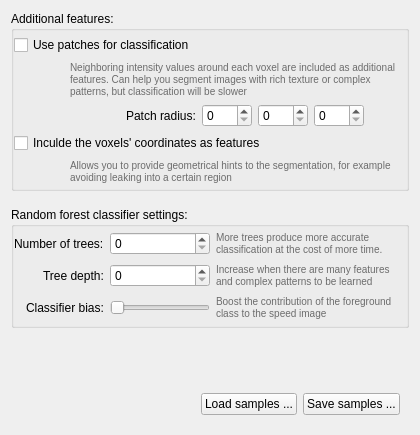
     <widget class="QWidget" name="tabClassify">
      <attribute name="title">
       <string>Classification</string>
      </attribute>
      <layout class="QVBoxLayout" name="verticalLayout_9">
       <property name="spacing">
        <number>16</number>
       </property>
       <item>
        <widget class="QGroupBox" name="groupBox">
         <property name="title">
          <string>Additional features:</string>
         </property>
         <layout class="QVBoxLayout" name="verticalLayout_6">
          <property name="spacing">
           <number>0</number>
          </property>
          <property name="leftMargin">
           <number>0</number>
          </property>
          <property name="topMargin">
           <number>0</number>
          </property>
          <property name="rightMargin">
           <number>0</number>
          </property>
          <property name="bottomMargin">
           <number>0</number>
          </property>
          <item>
           <widget class="QWidget" name="widget_10" native="true">
            <layout class="QGridLayout" name="gridLayout_3">
             <property name="leftMargin">
              <number>0</number>
             </property>
             <property name="topMargin">
              <number>4</number>
             </property>
             <property name="rightMargin">
              <number>0</number>
             </property>
             <property name="bottomMargin">
              <number>4</number>
             </property>
             <item row="2" column="7">
              <spacer name="horizontalSpacer_7">
               <property name="orientation">
                <enum>Qt::Horizontal</enum>
               </property>
               <property name="sizeType">
                <enum>QSizePolicy::Expanding</enum>
               </property>
               <property name="sizeHint" stdset="0">
                <size>
                 <width>5</width>
                 <height>20</height>
                </size>
               </property>
              </spacer>
             </item>
             <item row="3" column="0" colspan="8">
              <widget class="QCheckBox" name="inClassifyUseCoordinates">
               <property name="text">
                <string>Inculde the voxels' coordinates as features</string>
               </property>
              </widget>
             </item>
             <item row="4" column="1" colspan="7">
              <widget class="QLabel" name="label_22">
               <property name="styleSheet">
                <string notr="true">font-size:10px;
color: rgb(108,108,108);</string>
               </property>
               <property name="text">
                <string>Allows you to provide geometrical hints to the segmentation, for example avoiding leaking into a certain region</string>
               </property>
               <property name="alignment">
                <set>Qt::AlignLeading|Qt::AlignLeft|Qt::AlignTop</set>
               </property>
               <property name="wordWrap">
                <bool>true</bool>
               </property>
              </widget>
             </item>
             <item row="2" column="5">
              <widget class="QSpinBox" name="inClassifierPatchSizeZ">
               <property name="minimumSize">
                <size>
                 <width>50</width>
                 <height>0</height>
                </size>
               </property>
               <property name="toolTip">
                <string>&lt;html&gt;&lt;head/&gt;&lt;body&gt;&lt;p&gt;The radius of the neighborhood used to produce additional features. When set to 1, the neighborhood size is 3x3x3 voxels. When set to 2, the neighborhood is 5x5x5 voxels, and so on.&lt;/p&gt;&lt;/body&gt;&lt;/html&gt;</string>
               </property>
              </widget>
             </item>
             <item row="2" column="2">
              <widget class="QLabel" name="label_26">
               <property name="text">
                <string>Patch radius:</string>
               </property>
              </widget>
             </item>
             <item row="1" column="1" colspan="7">
              <widget class="QLabel" name="label_21">
               <property name="styleSheet">
                <string notr="true">font-size:10px;
color: rgb(108,108,108);</string>
               </property>
               <property name="text">
                <string>Neighboring intensity values around each voxel are included as additional features. Can help you segment images with rich texture or complex patterns, but classification will be slower</string>
               </property>
               <property name="alignment">
                <set>Qt::AlignLeading|Qt::AlignLeft|Qt::AlignTop</set>
               </property>
               <property name="wordWrap">
                <bool>true</bool>
               </property>
              </widget>
             </item>
             <item row="2" column="3">
              <widget class="QSpinBox" name="inClassifierPatchSizeX">
               <property name="minimumSize">
                <size>
                 <width>50</width>
                 <height>0</height>
                </size>
               </property>
               <property name="toolTip">
                <string>&lt;html&gt;&lt;head/&gt;&lt;body&gt;&lt;p&gt;The radius of the neighborhood used to produce additional features. When set to 1, the neighborhood size is 3x3x3 voxels. When set to 2, the neighborhood is 5x5x5 voxels, and so on.&lt;/p&gt;&lt;/body&gt;&lt;/html&gt;</string>
               </property>
              </widget>
             </item>
             <item row="1" column="0">
              <spacer name="horizontalSpacer_4">
               <property name="orientation">
                <enum>Qt::Horizontal</enum>
               </property>
               <property name="sizeType">
                <enum>QSizePolicy::Fixed</enum>
               </property>
               <property name="sizeHint" stdset="0">
                <size>
                 <width>50</width>
                 <height>20</height>
                </size>
               </property>
              </spacer>
             </item>
             <item row="0" column="0" colspan="8">
              <widget class="QCheckBox" name="inClassifyUsePatch">
               <property name="text">
                <string>Use patches for classification</string>
               </property>
              </widget>
             </item>
             <item row="2" column="4">
              <widget class="QSpinBox" name="inClassifierPatchSizeY">
               <property name="minimumSize">
                <size>
                 <width>50</width>
                 <height>0</height>
                </size>
               </property>
               <property name="toolTip">
                <string>&lt;html&gt;&lt;head/&gt;&lt;body&gt;&lt;p&gt;The radius of the neighborhood used to produce additional features. When set to 1, the neighborhood size is 3x3x3 voxels. When set to 2, the neighborhood is 5x5x5 voxels, and so on.&lt;/p&gt;&lt;/body&gt;&lt;/html&gt;</string>
               </property>
              </widget>
             </item>
             <item row="2" column="1">
              <spacer name="horizontalSpacer_8">
               <property name="orientation">
                <enum>Qt::Horizontal</enum>
               </property>
               <property name="sizeType">
                <enum>QSizePolicy::Fixed</enum>
               </property>
               <property name="sizeHint" stdset="0">
                <size>
                 <width>50</width>
                 <height>20</height>
                </size>
               </property>
              </spacer>
             </item>
             <item row="2" column="6">
              <widget class="QLabel" name="label_27">
               <property name="toolTip">
                <string>&lt;html&gt;&lt;head/&gt;&lt;body&gt;&lt;p&gt;Use these controls to set the size of the patch. Patches are symmetrical around a voxel and have dimensions that are odd, e.g., 1x1x1, 5x5x5, 3x3x1. The size of the patch is equal to one plus twice the patch radius. &lt;/p&gt;&lt;/body&gt;&lt;/html&gt;</string>
               </property>
               <property name="text">
                <string/>
               </property>
               <property name="pixmap">
                <pixmap resource="../Resources/SNAPResources.qrc">:/root/icons8_info_16.png</pixmap>
               </property>
              </widget>
             </item>
            </layout>
           </widget>
          </item>
         </layout>
        </widget>
       </item>
       <item>
        <widget class="QGroupBox" name="groupBox_2">
         <property name="title">
          <string>Random forest classifier settings:</string>
         </property>
         <layout class="QVBoxLayout" name="verticalLayout_7">
          <property name="spacing">
           <number>0</number>
          </property>
          <property name="leftMargin">
           <number>0</number>
          </property>
          <property name="topMargin">
           <number>0</number>
          </property>
          <property name="rightMargin">
           <number>0</number>
          </property>
          <property name="bottomMargin">
           <number>0</number>
          </property>
          <item>
           <widget class="QWidget" name="widget_9" native="true">
            <layout class="QGridLayout" name="gridLayout_6">
             <property name="leftMargin">
              <number>0</number>
             </property>
             <property name="topMargin">
              <number>4</number>
             </property>
             <property name="rightMargin">
              <number>0</number>
             </property>
             <property name="bottomMargin">
              <number>4</number>
             </property>
             <item row="2" column="2" alignment="Qt::AlignVCenter">
              <widget class="QLabel" name="label_25">
               <property name="minimumSize">
                <size>
                 <width>190</width>
                 <height>26</height>
                </size>
               </property>
               <property name="maximumSize">
                <size>
                 <width>190</width>
                 <height>26</height>
                </size>
               </property>
               <property name="styleSheet">
                <string notr="true">font-size:10px;
color: rgb(108,108,108);</string>
               </property>
               <property name="text">
                <string>Boost the contribution of the foreground class to the speed image</string>
               </property>
               <property name="alignment">
                <set>Qt::AlignLeading|Qt::AlignLeft|Qt::AlignTop</set>
               </property>
               <property name="wordWrap">
                <bool>true</bool>
               </property>
              </widget>
             </item>
             <item row="0" column="0" alignment="Qt::AlignRight">
              <widget class="QLabel" name="label_18">
               <property name="text">
                <string>Number of trees:</string>
               </property>
              </widget>
             </item>
             <item row="2" column="1">
              <widget class="QDoubleSliderWithEditor" name="inClassifyBias">
               <property name="orientation">
                <enum>Qt::Horizontal</enum>
               </property>
              </widget>
             </item>
             <item row="1" column="1">
              <widget class="QSpinBox" name="inClassifierTreeDepth">
               <property name="minimumSize">
                <size>
                 <width>100</width>
                 <height>0</height>
                </size>
               </property>
              </widget>
             </item>
             <item row="0" column="2">
              <widget class="QLabel" name="label_23">
               <property name="minimumSize">
                <size>
                 <width>190</width>
                 <height>26</height>
                </size>
               </property>
               <property name="maximumSize">
                <size>
                 <width>190</width>
                 <height>26</height>
                </size>
               </property>
               <property name="styleSheet">
                <string notr="true">font-size:10px;
color: rgb(108,108,108);</string>
               </property>
               <property name="text">
                <string>More trees produce more accurate classification at the cost of more time.</string>
               </property>
               <property name="alignment">
                <set>Qt::AlignLeading|Qt::AlignLeft|Qt::AlignTop</set>
               </property>
               <property name="wordWrap">
                <bool>true</bool>
               </property>
              </widget>
             </item>
             <item row="0" column="1">
              <widget class="QSpinBox" name="inClassifierTreeNumber">
               <property name="minimumSize">
                <size>
                 <width>100</width>
                 <height>0</height>
                </size>
               </property>
              </widget>
             </item>
             <item row="2" column="0" alignment="Qt::AlignRight">
              <widget class="QLabel" name="label_24">
               <property name="text">
                <string>Classifier bias:</string>
               </property>
              </widget>
             </item>
             <item row="1" column="0" alignment="Qt::AlignRight">
              <widget class="QLabel" name="label_19">
               <property name="text">
                <string>Tree depth:</string>
               </property>
              </widget>
             </item>
             <item row="1" column="2">
              <widget class="QLabel" name="label_20">
               <property name="minimumSize">
                <size>
                 <width>190</width>
                 <height>26</height>
                </size>
               </property>
               <property name="maximumSize">
                <size>
                 <width>190</width>
                 <height>26</height>
                </size>
               </property>
               <property name="styleSheet">
                <string notr="true">font-size:10px;
color: rgb(108,108,108);</string>
               </property>
               <property name="text">
                <string>Increase when there are many features and complex patterns to be learned</string>
               </property>
               <property name="alignment">
                <set>Qt::AlignLeading|Qt::AlignLeft|Qt::AlignTop</set>
               </property>
               <property name="wordWrap">
                <bool>true</bool>
               </property>
              </widget>
             </item>
            </layout>
           </widget>
          </item>
         </layout>
        </widget>
       </item>
       <item>
        <spacer name="verticalSpacer_16">
         <property name="orientation">
          <enum>Qt::Vertical</enum>
         </property>
         <property name="sizeHint" stdset="0">
          <size>
           <width>20</width>
           <height>40</height>
          </size>
         </property>
        </spacer>
       </item>
       <item>
        <widget class="QWidget" name="widget_11" native="true">
         <layout class="QHBoxLayout" name="horizontalLayout_4">
          <item>
           <spacer name="horizontalSpacer_11">
            <property name="orientation">
             <enum>Qt::Horizontal</enum>
            </property>
            <property name="sizeHint" stdset="0">
             <size>
              <width>40</width>
              <height>20</height>
             </size>
            </property>
           </spacer>
          </item>
          <item>
           <widget class="QPushButton" name="btnClassifyLoad">
            <property name="text">
             <string>Load samples ...</string>
            </property>
           </widget>
          </item>
          <item>
           <widget class="QPushButton" name="btnClassifySave">
            <property name="text">
             <string>Save samples ...</string>
            </property>
           </widget>
          </item>
         </layout>
        </widget>
       </item>
      </layout>
     </widget>
